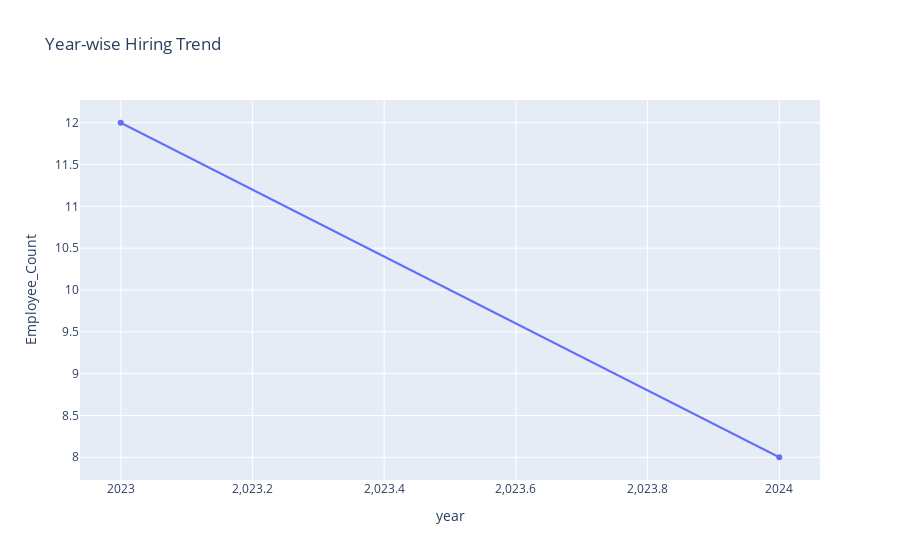

Write notebook code for a chart like this one.
### Markdown cell above
# 4.1 Trend Analysis: Year-wise Employee Growth

### Code cell
growth = df.groupby('year').size().reset_index(name='Employee_Count')
fig_trend = px.line(growth, x='year', y='Employee_Count', title="Year-wise Hiring Trend", markers=True)
fig_trend.show()

### Figure 1 — Plotly figure (JSON) as saved in the notebook; plotly's stock layout.template omitted (floating-point values rounded to 4 significant figures)
{"data": [{"hovertemplate": "year=%{x}<br>Employee_Count=%{y}<extra></extra>", "legendgroup": "", "line": {"color": "#636efa", "dash": "solid"}, "marker": {"symbol": "circle"}, "mode": "lines+markers", "name": "", "orientation": "v", "showlegend": false, "type": "scatter", "x": [2023, 2024], "xaxis": "x", "y": [12, 8], "yaxis": "y"}], "layout": {"legend": {"tracegroupgap": 0}, "title": {"text": "Year-wise Hiring Trend"}, "xaxis": {"anchor": "y", "domain": [0, 1], "title": {"text": "year"}}, "yaxis": {"anchor": "x", "domain": [0, 1], "title": {"text": "Employee_Count"}}}}
